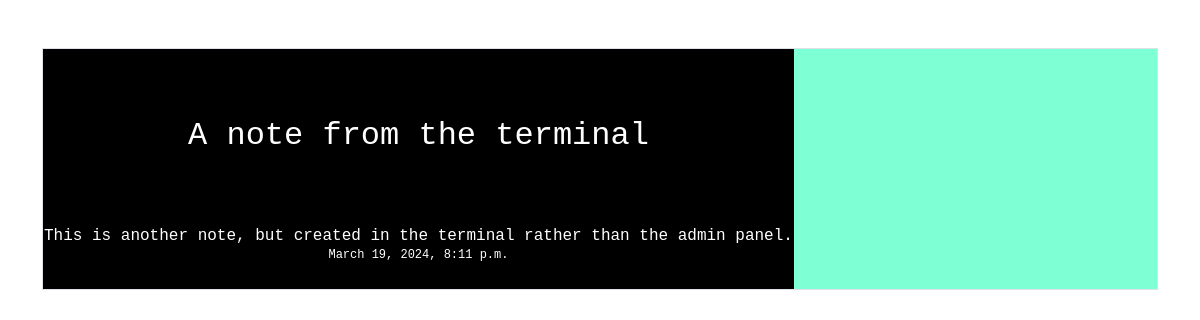
Screenshot of /smart/notes/2 with the database file from the repository.
### notes/models.py (models this page shows)
class Notes(models.Model):
    title = models.CharField(max_length = 200)
    text = models.TextField()
    created = models.DateTimeField(auto_now_add = True)

### notes/views.py (the view)
# urls.py: path('notes/<int:pk>', views.NotesDetailView.as_view(), name="notes.detail"),
class NotesDetailView(DetailView):# Takes care of complexity of errors
    model = Notes
    context_object_name = "note"
    template_name = "notes/notes_details.html"

### notes/templates/notes/notes_details.html
{% extends "base.html" %}
{% block content %}
<div class = "wrapper">
<div class="col">
    <div class="border round">
            <table>
                <tr>
                    <th><h2 class="my-5">{{note.title}}</h2></th>
                </tr>
                <tr>
                    <td>
                        <p>{{note.text}}<br />
                        <sup>{{note.created}}</sup>
                        </p>
                    </td>
                </tr>
            </table>
        </div>
    </div>
</div>
{% endblock %}

### static/css/style.css (style rules this page uses)
body .wrapper { font-family: 'Courier New', Courier, monospace; padding: 50; background-color:aquamarine; }
table { background-color:black; color: white; }
th { padding: 20px; }

### rows the page displays
Notes: title "A note from the terminal", text "This is another note, but created in the terminal rather than the admin panel.", created "March 19, 2024, 8:11 p.m."
